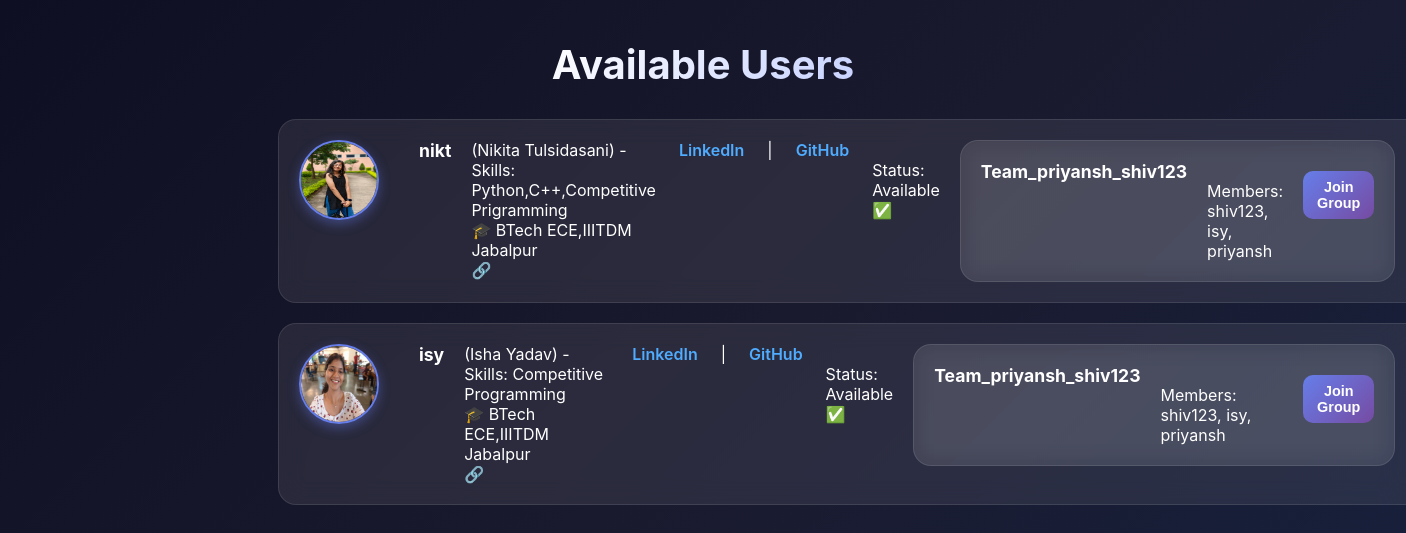
The app's page /available_choices (signed in) with its own data.
### app.py (models this page shows, shortened)
class User(db.Model, UserMixin):
    id = db.Column(db.Integer, primary_key=True)
    username = db.Column(db.String(50), unique=True, nullable=False)
    password_hash = db.Column(db.String(200), nullable=False)
    name = db.Column(db.String(50))
    skills = db.Column(db.String(200))
    linkedin = db.Column(db.String(200))
    github = db.Column(db.String(200))
    education = db.Column(db.String(200))
    photo = db.Column(db.String(200))
    availability = db.Column(db.Boolean, default=True)

class Group(db.Model):
    id = db.Column(db.Integer, primary_key=True)
    name = db.Column(db.String(100))
    members = db.relationship("User", secondary=group_members, backref="groups")

### app.py (the view)
@app.route('/available_choices')
@login_required
def available_choices():
    users = User.query.filter(User.availability == True, User.id != current_user.id).all()
    groups = Group.query.all()
    return render_template('available_choices.html', users=users, groups=groups)

### app.py (called while the page is built)
@login_manager.user_loader
def load_user(user_id):
    return User.query.get(int(user_id))

### templates/available_choices.html (shortened to what this page needs)
<!DOCTYPE html>
<html>
<head>
  <link rel="stylesheet" href="{{ url_for('static', filename='css/styleavailability.css') }}">
</head>
<body>
  <h2>Available Users</h2>
  <ul>
    {% for user in users %}
      <li>
        {% if user.photo %}
          <img src="{{ url_for('static', filename='uploads/' + user.photo) }}"
               width="80" height="80" style="border-radius:50%">
        {% else %}
          <img src="{{ url_for('static', filename='default.png') }}"
               width="80" height="80" style="border-radius:50%">
        {% endif %}
        <br>
        <b>{{ user.username }}</b> ({{ user.name }}) - Skills: {{ user.skills }} <br>
        🎓 {{ user.education or 'Not provided' }} <br>
        🔗 <a href="{{ user.linkedin }}" target="_blank">LinkedIn</a> |
        <a href="{{ user.github }}" target="_blank">GitHub</a> <br>
        Status: {{ "Available ✅" if user.availability else "Busy ❌" }}
        <ul>
          {% for group in groups %}
            <li>
              <b>{{ group.name }}</b> <br>
              Members:
                {% for m in group.members %}
                  {{ m.username }}{% if not loop.last %}, {% endif %}
                {% endfor %}
              <br>
              <form method="POST" action="{{ url_for('join_group', group_id=group.id) }}">
                <button type="submit">Join Group</button>
              </form>
            </li>
          {% endfor %}
        </ul>
      </li>
    {% endfor %}
  </ul>
</body>
</html>

### static/css/styleavailability.css (style rules this page uses)
* { margin: 0; padding: 0; box-sizing: border-box; }
body { font-family: 'Inter', sans-serif; background: linear-gradient(135deg, #0f0f23 0%, #1a1a2e 50%, #16213e 100%); color: #fff; padding: 40px 20px; min-height: 100vh; display: flex; flex-direction: column; align-items: center; }
h2 { font-size: 2.5rem; margin-bottom: 30px; background: linear-gradient(135deg, #ffffff, #c7d2fe); -webkit-background-clip: text; -webkit-text-fill-color: transparent; text-align: center; animation: glow 2s ease-in-out infinite alternate; }
ul { list-style: none; width: 100%; max-width: 850px; display: grid; gap: 20px; padding: 0; }
li { background: rgba(255, 255, 255, 0.08); backdrop-filter: blur(12px); border-radius: 18px; padding: 20px; display: flex; gap: 20px; align-items: flex-start; border: 1px solid rgba(255, 255, 255, 0.1); transition: transform 0.3s ease, box-shadow 0.3s ease; }
li img { flex-shrink: 0; border-radius: 50%; border: 2px solid #667eea; box-shadow: 0 4px 12px rgba(102, 126, 234, 0.4); }
li b { font-size: 1.1rem; color: #fff; }
li a { color: #4facfe; text-decoration: none; font-weight: 600; margin: 0 3px; }
form button { margin-top: 10px; padding: 8px 14px; border: none; border-radius: 10px; font-size: 0.9rem; font-weight: 600; cursor: pointer; background: linear-gradient(135deg, #667eea, #764ba2); color: white; transition: all 0.3s ease; }

### records on screen
User: photo (picture), username "nikt", name "Nikita Tulsidasani", skills "Python,C++,Competitive Prigramming", education "BTech ECE,IIITDM Jabalpur", availability "Available ✅"
Group: name "Team_priyansh_shiv123"
User: username "shiv123"
User: username "isy", photo (picture), name "Isha Yadav", skills "Competitive Programming", education "BTech ECE,IIITDM Jabalpur", availability "Available ✅"
User: username "priyansh"
